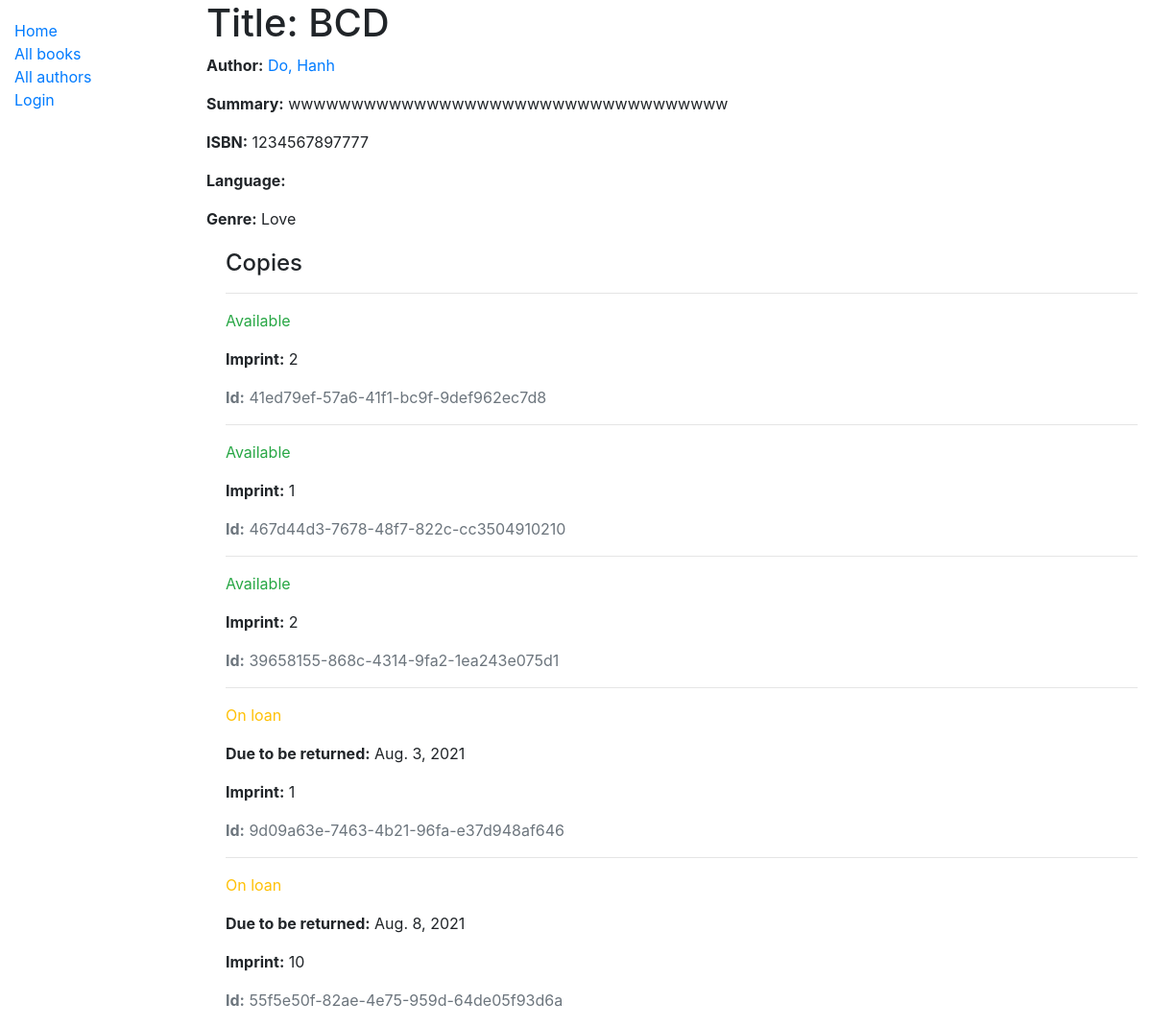
/catalog/book/2, run on the app's committed database.
### catalog/models.py (models this page shows, shortened)
class Book(models.Model):
    title = models.CharField(max_length=200)
    author = models.ForeignKey('Author', on_delete=models.SET_NULL, null=True)
    summary = models.TextField(max_length=1000, help_text='Enter a brief description of the book')
    isbn = models.CharField('ISBN', max_length=13, unique=True,
        help_text='13 Character <a href="https://www.isbn-international.org/content/what-isbn">\
            ISBN number</a>')
    genre = models.ManyToManyField(Genre, help_text='Select a genre for this book')
    def display_genre(self):
        """Create a string for the Genre. This is required to display genre in Admin."""
        return ', '.join(genre.name for genre in self.genre.all()[:3])
    display_genre.short_description = 'Genre'
    @property
    def get_copies(self):
        return self.bookinstance_set.all()

class Author(models.Model):
    first_name = models.CharField(max_length=100)
    last_name = models.CharField(max_length=100)
    date_of_birth = models.DateField(null=True, blank=True)
    date_of_death = models.DateField('Died', null=True, blank=True)
    class Meta:
        ordering = ['last_name', 'first_name']
    def __str__(self):
        return f'{self.last_name}, {self.first_name}'

class Genre(models.Model):
    name = models.CharField(max_length=200, help_text='Enter a book genre (e.g. Science Fiction)')
    def __str__(self):
        return self.name

class BookInstance(models.Model):
    id = models.UUIDField(primary_key=True, default=uuid.uuid4,
         help_text='Unique ID for this particular book across whole library')
    book = models.ForeignKey('Book', on_delete=models.PROTECT, null =True)
    imprint = models.CharField(max_length=200)
    due_back = models.DateField(null=True, blank=True)
    borrower = models.ForeignKey(User, on_delete=models.SET_NULL, null=True, blank=True)
    LOAN_STATUS = (
        ('m', 'Maintenance'),
        ('o', 'On loan'),
        ('a', 'Available'),
        ('r', 'Reserved'),
    )
    status = models.CharField(
        max_length=1,
        choices=LOAN_STATUS,
        blank=True,
        default='m',
        help_text='Book availability',
    )
    class Meta:
        ordering = ['due_back']
        permissions = (("can_mark_returned", "Set book as returned"),)

### catalog/views.py (the view)
# urls.py: path('book/<int:pk>', views.BookDetailView.as_view(), name='book-detail'),
class BookDetailView(generic.DetailView):
    model = Book

### catalog/templates/catalog/book_detail.html
{% extends "base_generic.html" %}
{% load i18n %}
{% block content %}
  <h1>{% trans "Title:" %} {{ book.title }}</h1>
  <p><strong>{% trans "Author:" %}</strong> <a href="">{{ book.author }}</a></p>
  <p><strong>{% trans "Summary:" %}</strong> {{ book.summary }}</p>
  <p><strong>{% trans "ISBN:" %}</strong> {{ book.isbn }}</p>
  <p><strong>{% trans "Language:" %}</strong> {{ book.language }}</p>
  <p><strong>{% trans "Genre:" %}</strong> {{ book.genre.all|join:", " }}</p>
  <div class= "copies-styles">
      <h4>{% trans "Copies" %}</h4>
      {% for copy in book.get_copies %}
          <hr>
          <p class="{% if copy.status == 'a' %}text-success{% elif copy.status == 'm' %}text-danger{% else %}text-warning{% endif %}">
          {{ copy.get_status_display }}
          </p>
          {% if copy.status != 'a' %}
              <p><strong>{% trans "Due to be returned:" %}</strong> {{ copy.due_back }}</p>
          {% endif %}
          <p><strong>{% trans "Imprint:" %}</strong> {{ copy.imprint }}</p>
          <p class="text-muted"><strong>{% trans "Id:" %}</strong> {{ copy.id }}</p>
      {% endfor %}
  </div>
{% endblock %}

### catalog/templates/base_generic.html (shortened to what this page needs)
{% load i18n %}
<!DOCTYPE html>
<html lang="en">
<head>
    <link rel="stylesheet" href="https://cdn.jsdelivr.net/npm/bootstrap@4.5.3/dist/css/bootstrap.min.css">
    {% load static %}
    <link rel="stylesheet" href="{% static 'css/styles.css' %}">
</head>
<body>
    <div class="container-fluid">
        <div class="row">
            <div class="col-sm-2">
                {% block sidebar %}
                <ul class="sidebar-nav">
                    <li><a href="{% url 'index' %}">{% trans "Home" %}</a></li>
                    <li><a href="{% url 'books' %}">{% trans "All books" %}</a></li>
                    <li><a href="{% url 'authors' %}">{% trans "All authors" %}</a></li>
                    {% if user.is_authenticated %}
                        <li>User: {{ user.get_username }}</li>
                        <li><a href="{% url 'my-borrowed' %}">My Borrowed</a></li>
                        <li><a href="{% url 'logout'%}?next={{request.path}}">Logout</a></li>
                    {% else %}
                        <li><a href="{% url 'login'%}?next={{request.path}}">Login</a></li>
                    {% endif %}
                </ul>
                {% endblock %}
            </div>
            <div class="col-sm-10 ">{% block content %}{% endblock %}</div>
        </div>
    </div>
</body>
</html>

### catalog/static/css/styles.css (style rules this page uses)
.sidebar-nav { margin-top: 20px; padding: 0; list-style: none; }
.copies-styles { margin-left:20px; margin-top:20px; }

### data on the page
Book: title "BCD", author "Do, Hanh", summary "wwwwwwwwwwwwwwwwwwwwwwwwwwwwwwwwwww", isbn "1234567897777", genre.all "Love"
BookInstance: status "Available", imprint "2", id "41ed79ef-57a6-41f1-bc9f-9def962ec7d8"
BookInstance: status "Available", imprint "1", id "467d44d3-7678-48f7-822c-cc3504910210"
BookInstance: status "Available", imprint "2", id "39658155-868c-4314-9fa2-1ea243e075d1"
BookInstance: status "On loan", due_back "Aug. 3, 2021", imprint "1", id "9d09a63e-7463-4b21-96fa-e37d948af646"
BookInstance: status "On loan", due_back "Aug. 8, 2021", imprint "10", id "55f5e50f-82ae-4e75-959d-64de05f93d6a"
